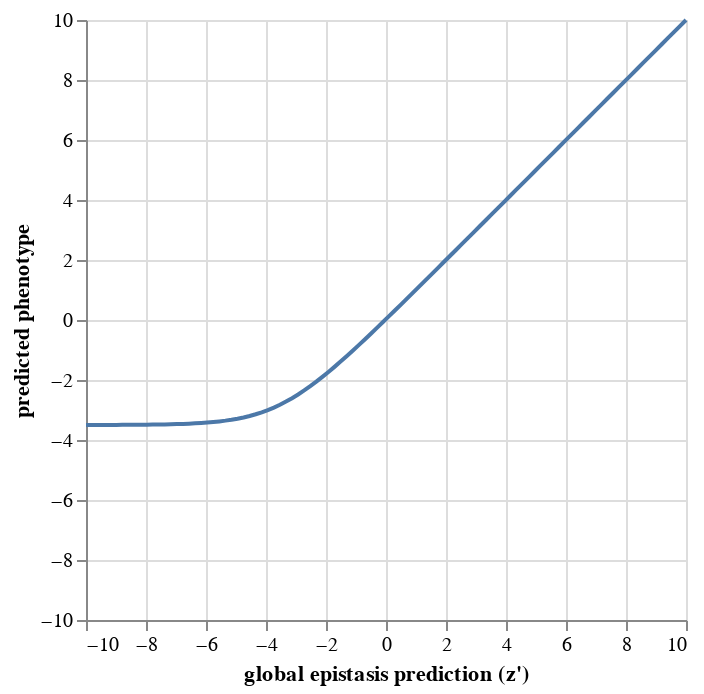

The code cell stored with this chart in its notebook:
### Markdown cell above
Given the output of a our global epistasis function, $z'$, the final predicted phenotype of our model is computed like so:

$$
t(z') = \lambda_{sp}\log(1 + e^{\frac{z' - l}{\lambda_{sp}}}) + l
$$


Below is an interactive plot showing the effect of the modified softplus activation as a function of an adjustable $\lambda_{sp}$ scaling parameter, and lower bound, $l$:

### Code cell
import altair as alt

import numpy

import pandas as pd


df = pd.DataFrame({"latent": numpy.linspace(-10, 10, 100)})

slider_lsp = alt.binding_range(min=0.1, max=10)
var_lambda_sp = alt.param(bind=slider_lsp, value=1, name="lambda_sp")

slider_lb = alt.binding_range(min=-10, max=0)
var_lower_bound = alt.param(bind=slider_lb, value=-3.5, name="lower_bound")

(
    alt.Chart(df)
    .transform_calculate(
        phenotype=alt.expr.log(1 + alt.expr.exp((alt.datum['latent']-var_lower_bound)/var_lambda_sp))
        * var_lambda_sp
        + var_lower_bound
    )
    .encode(
        x=alt.X("latent", title="global epistasis prediction (z')", scale=alt.Scale(domain=[-10, 10])),
        y=alt.Y("phenotype:Q", title="predicted phenotype", scale=alt.Scale(domain=[-10, 10]))
    )
    .mark_line()
    .add_params(var_lambda_sp, var_lower_bound)
)

### Figure 1 — Vega-Lite specification as saved in the notebook (floating-point values rounded to 4 significant figures)
{"config": {"view": {"continuousWidth": 300, "continuousHeight": 300}}, "data": {"name": "data-5df0d8288b8899ccb5d4c64cc03b51be"}, "mark": {"type": "line"}, "encoding": {"x": {"field": "latent", "scale": {"domain": [-10, 10]}, "title": "global epistasis prediction (z')", "type": "quantitative"}, "y": {"field": "phenotype", "scale": {"domain": [-10, 10]}, "title": "predicted phenotype", "type": "quantitative"}}, "params": [{"name": "lambda_sp", "bind": {"input": "range", "max": 10, "min": 0.1}, "value": 1}, {"name": "lower_bound", "bind": {"input": "range", "max": 0, "min": -10}, "value": -3.5}], "transform": [{"calculate": "((log((1 + exp(((datum['latent'] - lower_bound) / lambda_sp)))) * lambda_sp) + lower_bound)", "as": "phenotype"}], "$schema": "https://vega.github.io/schema/vega-lite/v5.6.1.json", "datasets": {"data-5df0d8288b8899ccb5d4c64cc03b51be": [{"latent": -10.0}, {"latent": -9.798}, {"latent": -9.596}, {"latent": -9.394}, {"latent": -9.192}, {"latent": -8.99}, {"latent": -8.788}, {"latent": -8.586}, {"latent": -8.384}, {"latent": -8.182}, {"latent": -7.98}, {"latent": -7.778}, {"latent": -7.576}, {"latent": -7.374}, {"latent": -7.172}, {"latent": -6.97}, {"latent": -6.768}, {"latent": -6.566}, {"latent": -6.364}, {"latent": -6.162}, {"latent": -5.96}, {"latent": -5.758}, {"latent": -5.556}, {"latent": -5.354}, {"latent": -5.152}, {"latent": -4.949}, {"latent": -4.747}, {"latent": -4.545}, {"latent": -4.343}, {"latent": -4.141}, {"latent": -3.939}, {"latent": -3.737}, {"latent": -3.535}, {"latent": -3.333}, {"latent": -3.131}, {"latent": -2.929}, {"latent": -2.727}, {"latent": -2.525}, {"latent": -2.323}, {"latent": -2.121}, {"latent": -1.919}, {"latent": -1.717}, {"latent": -1.515}, {"latent": -1.313}, {"latent": -1.111}, {"latent": -0.9091}, {"latent": -0.7071}, {"latent": -0.5051}, {"latent": -0.303}, {"latent": -0.101}, {"latent": 0.101}, {"latent": 0.303}, {"latent": 0.5051}, {"latent": 0.7071}, {"latent": 0.9091}, {"latent": 1.111}, {"latent": 1.313}, {"latent": 1.515}, {"latent": 1.717}, {"latent": 1.919}, {"latent": 2.121}, {"latent": 2.323}, {"latent": 2.525}, {"latent": 2.727}, {"latent": 2.929}, {"latent": 3.131}, {"latent": 3.333}, {"latent": 3.535}, {"latent": 3.737}, {"latent": 3.939}, {"latent": 4.141}, {"latent": 4.343}, {"latent": 4.545}, {"latent": 4.747}, {"latent": 4.949}, {"latent": 5.152}, {"latent": 5.354}, {"latent": 5.556}, {"latent": 5.758}, {"latent": 5.96}, {"latent": 6.162}, {"latent": 6.364}, {"latent": 6.566}, {"latent": 6.768}, {"latent": 6.97}, {"latent": 7.172}, {"latent": 7.374}, {"latent": 7.576}, {"latent": 7.778}, {"latent": 7.98}, {"latent": 8.182}, {"latent": 8.384}, {"latent": 8.586}, {"latent": 8.788}, {"latent": 8.99}, {"latent": 9.192}, {"latent": 9.394}, {"latent": 9.596}, {"latent": 9.798}, {"latent": 10.0}]}}
